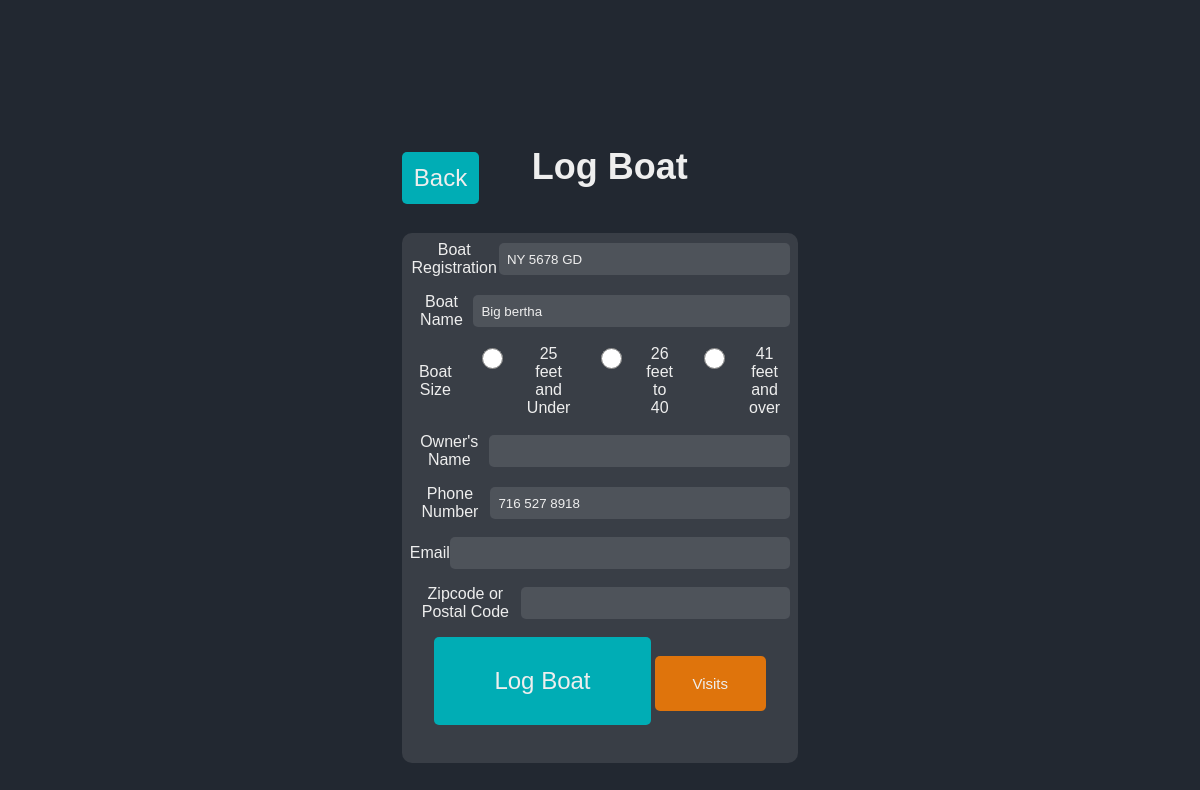
Before: /log-boat?boat_reg=NY+5678+GD&boat_name=Big+bertha&phone_number=716+527+8918&id=1 (signed in) with the older database file.
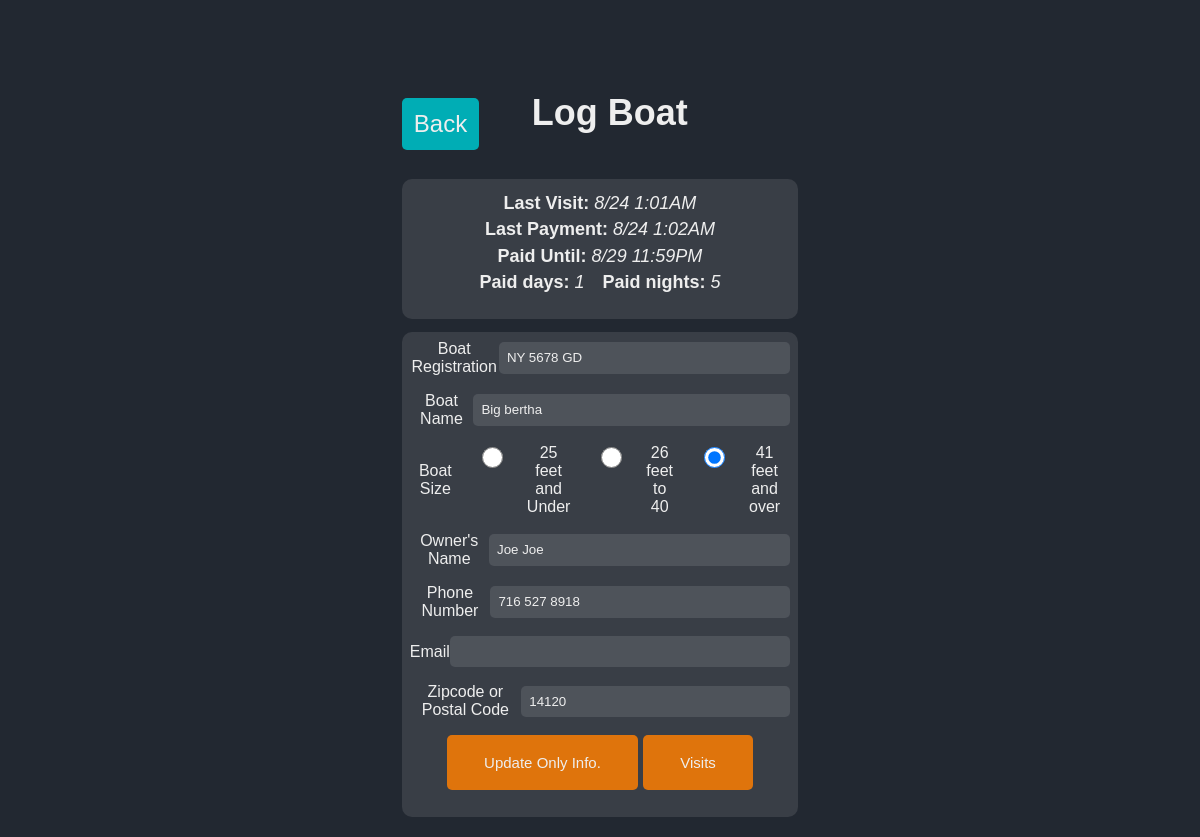
After: the same page with the newer database file.
### website/models.py (models this page shows)
class Visit(db.Model):
    id = db.Column(db.Integer, primary_key=True)
    logged_by = db.Column(db.Integer, db.ForeignKey('user.id'))
    payment_by = db.Column(db.Integer, db.ForeignKey('user.id'))
    logged_by_user = db.relationship('User', foreign_keys=[logged_by], back_populates='logged_visits')
    payment_by_user = db.relationship('User', foreign_keys=[payment_by], back_populates='paid_visits')
    date_in = db.Column(db.String(150))
    date_paid = db.Column(db.String(150))
    paid_amount = db.Column(db.Float)
    paid_days = db.Column(db.Integer)
    paid_nights = db.Column(db.Integer)
    paid_enw = db.Column(db.Boolean)
    paid_with = db.Column(db.String(150))
    unpaid_days = db.Column(db.Integer)
    unpaid_nights = db.Column(db.Integer)
    total = db.Column(db.Float)
    unpaid_total = db.Column(db.Float)
    boat_id = db.Column(db.Integer, db.ForeignKey('boat.id'))

class Boat(db.Model):
    id = db.Column(db.Integer, primary_key=True)
    boat_reg = db.Column(db.String(150), unique=True)
    sanitized_boat_reg = db.Column(db.String(150), unique=True)
    boat_name = db.Column(db.String(150))
    sanitized_boat_name = db.Column(db.String(150))
    phone_number = db.Column(db.String(150))
    sanitized_phone_number = db.Column(db.String(150))
    owner_name = db.Column(db.String(150))
    sanitized_owner_name = db.Column(db.String(150))
    boat_size = db.Column(db.Integer)
    email = db.Column(db.String(150))
    zipcode = db.Column(db.String(150))
    visits = db.relationship('Visit', backref='boat')
    current_boats_id = db.Column(db.Integer, db.ForeignKey('current_boats.id'))
    total_paid_days = db.Column(db.Integer)
    total_paid_nights = db.Column(db.Integer)
    total_unpaid_days = db.Column(db.Integer)
    total_unpaid_nights = db.Column(db.Integer)
    paid_until = db.Column(db.String(150))
    latest_date_in = db.Column(db.String(150))

### website/views.py (the view)
@views.route('/log-boat', methods=['GET', 'POST'])
@login_required
def log_boat():
    form = BoatLogForm()
    sorted_visits = None
    if form.validate_on_submit():
        if request.method == "POST":
            button_pressed = request.form.get('submit-button')
            print("Button pressed is: " + str(button_pressed))
            if button_pressed == 'log':
                return addBoatToDB('log-boat.html', form)
            elif button_pressed == 'update':
                currentboatID = request.args.get('id', '')
                result = getBoatById(currentboatID)
                updateBoatInfo(form, result)
                flash('Succesfully updated boater information', category='success')
                return redirect(url_for('views.search'))
            elif button_pressed == 'visits':
                currentboatID = request.args.get('id', '')
                boat = getBoatById(currentboatID)
                return redirect(url_for('views.visits', id=currentboatID, boat=boat))
    else:
        print(form.errors)
    if request.method == "GET":
        form.boat_reg.data = boat_reg = request.args.get('boat_reg', '')
        form.boat_name.data = request.args.get('boat_name', '')
        form.phone_number.data = request.args.get('phone_number', '')
        result = getBoatInDB(form)
        print(result)
        if result:
           form.boat_reg.data = result.boat_reg
           form.boat_name.data = result.boat_name
           form.phone_number.data = result.phone_number
           form.boat_size.data = result.boat_size
           form.owner_name.data = result.owner_name
           form.email.data = result.email
           form.zipcode.data = result.zipcode
           if result.visits:
               sorted_visits = sorted(result.visits, key=sort_key, reverse=True)
    return render_template("log-boat.html", form=form, boat=result, visits=sorted_visits)

### website/forms.py
class BoatLogForm(FlaskForm):
    boat_reg = StringField('Boat Registration')
    boat_name = StringField('Boat Name')
    boat_size = RadioField('Boat Size', choices=[('0-25','25 feet and Under'), ('26-40', '26 feet to 40'), ('41-Over', '41 feet and over') ] , validators=[DataRequired()])
    owner_name = StringField('Owner\'s Name')
    phone_number = StringField('Phone Number')
    email = StringField('Email')
    zipcode = StringField('Zipcode or Postal Code')
    submit = SubmitField('Submit')

### website/functions.py (called while the page is built)
def sort_key(visit):
    if visit.date_in is None:
        return datetime.min
    return datetime.strptime(visit.date_in, '%Y-%m-%d %H:%M:%S.%f+00:00')

def sanitize(string):
    return re.sub(r'\W+', '', string).lower()

### website/templates/log-boat.html (shortened to what this page needs)
{% extends "base.html" %}
{%block styles%}static/form-styles.css{%endblock%}
{% block content%}
<div class="title-log-boat">
    <a href="{{ url_for('views.search') }}"id="home-btn">Back</a>
    <h1>Log Boat</h1>
</div>
{% if not visits == None %}
<div class="visit-info-container {% if not boat.total_unpaid_nights == None and boat.total_unpaid_nights > 0 %}red-tint{%elif not boat.total_unpaid_days == None and boat.total_unpaid_days > 0%} yellow-tint {% endif %}"">
    <div class="visit-info-item last-visit"><h3><span><b>Last Visit:</b> </span><em>{{visits[0].date_in | utc_to_est_short}}</em></h3></div>
    {% if not visits[0].date_paid == None %}
    <div class="visit-info-item last-payment"><h3><span><b>Last Payment:</b> </span><em>{{visits[0].date_paid | utc_to_est_short}}</em></h3></div>
    <div class="visit-info-item last-payment"><h3><span><b>Paid Until:</b> </span><em>{{boat.paid_until | utc_to_est_short}}</em></h3></div>
    <div class="paid-times">
        <div class="visit-info-item"><h3><span><b>Paid days:</b> </span><em>{{visits[0].paid_days }}</em></h3></div>
        <div class="visit-info-item"><h3><span><b>Paid nights:</b> </span><em>{{visits[0].paid_nights}}</em></h3></div>
    </div>
    {%endif%}
</div>
{%endif%}
<div class="info-container">
    <form method="POST">
        <div class="form-group">
            {{ form.boat_reg.label }}
            {{ form.boat_reg(class="form-control") }}
        </div>
        <div class="form-group">
            {{ form.boat_name.label }}
            {{ form.boat_name(class="form-control") }}
        </div>
        <div class="form-group">
            {{ form.boat_size.label }}
        <div>
            {% for subfield in form.boat_size %}
                {{ subfield(class="form-check-input") }} {{ subfield.label(class="form-check-label") }}
            {% endfor %}
        </div>
        </div>
        <div class="form-group">
            {{ form.owner_name.label }}
            {{ form.owner_name(class="form-control") }}
        </div>
        <div class="form-group">
            {{ form.phone_number.label }}
            {{ form.phone_number(class="form-control") }}
        </div>
        <div class="form-group">
            {{ form.email.label }}
            {{ form.email(class="form-control") }}
        </div>
        <div class="form-group">
            {{ form.zipcode.label }}
            {{ form.zipcode(class="form-control") }}
        </div>
        {% if boat == None or not boat.current_boats_id %}
            <button type="submit" class="btn btn-primary" id="login-btn" name="submit-button" value="log">Log Boat</button>
        {% else %}
            <button type="submit" class="btn btn-primary" id="update-btn" name="submit-button" value="update">Update Only Info.</button>
        {% endif %}
        <button type="submit" class="btn btn-primary" id="update-btn" name="submit-button" value="visits">Visits</button>
    </form>
</div>
{%endblock%}

Changed rows visible on the page:
now on this page (row edited): Visit: date_in "8/24 1:01AM", date_paid "8/24 1:02AM", paid_days "1", paid_nights "5"
now on this page (row edited): Boat: paid_until|utc_to_est_short "8/29 11:59PM", boat_reg "NY 5678 GD", boat_name "Big bertha", owner_name "Joe Joe", phone_number "716 527 8918", zipcode "14120"
Other visible differences:
form field boat_size: "☐ 41 feet and over" → "☑ 41 feet and over"
form field boat_reg: "NY 5678 GD" → (not shown)
form field boat_name: "Big bertha" → (not shown)
form field phone_number: "716 527 8918" → (not shown)
text no longer shown: "Log Boat"
text now shown: "Last Visit: Last Payment: Paid Until: Paid days: Paid nights: Update Only Info."
